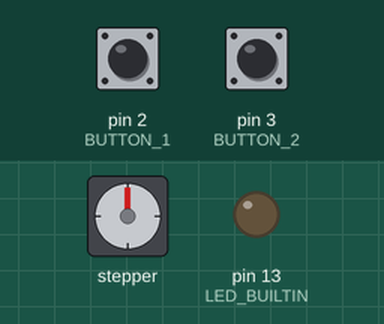
Simulated run of this sketch. Board: Arduino Uno, built with avr-gcc and run on an emulated ATmega328P. Parts: stepper motor, output pins drawn as LEDs (lit = HIGH). Wiring (from diagram.json): stepper motor driver (200 steps per turn assumed): step pin 9; direction pin 8. Dashed ring = blinking. Inputs (shaded band) come from the test bench; at power-on: pin 2 (BUTTON_1) LOW, pin 3 (BUTTON_2) LOW. Pins used as bus, display or sensor lines are not drawn.

Above: at 1.2 s.
1.3 s: pin 2 (BUTTON_1) pulled HIGH for 0.15 s
At 3.25 s:
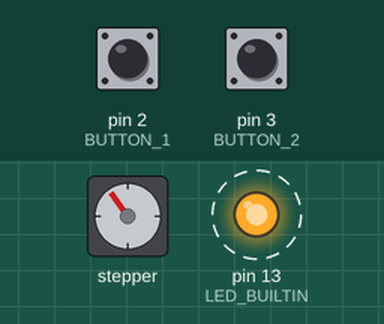
4.3 s: pin 3 (BUTTON_2) pulled HIGH for 3.2 s
At 6.8 s:
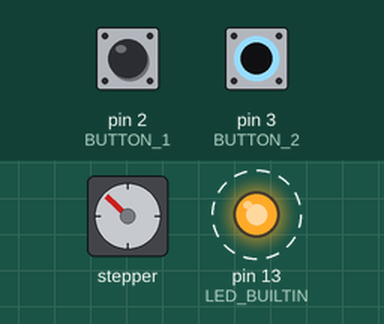
9.0 s: pin 2 (BUTTON_1) pulled HIGH for 3.2 s
At 11.5 s:
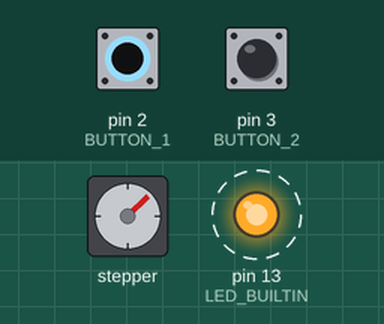
13.7 s: pin 3 (BUTTON_2) pulled HIGH for 0.15 s
At 15.65 s:
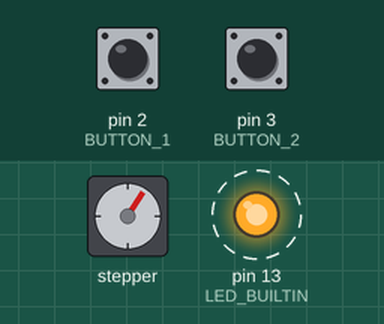
16.8 s: pin 2 (BUTTON_1) pulled HIGH for 1 s
At 17.6 s:
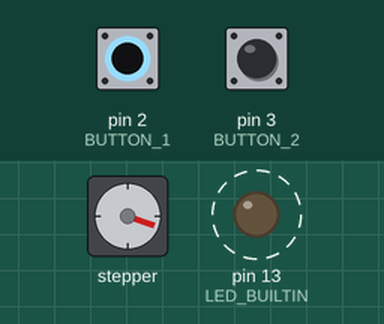
20.1 s: pin 2 (BUTTON_1) driven HIGH and pin 3 (BUTTON_2) driven HIGH
At 23.21 s:
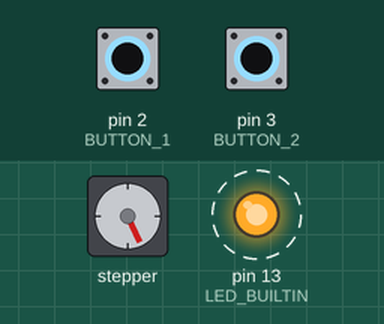
Timing chart, 0 to 30.4 s (numbered marks = the images above; inputs shaded):
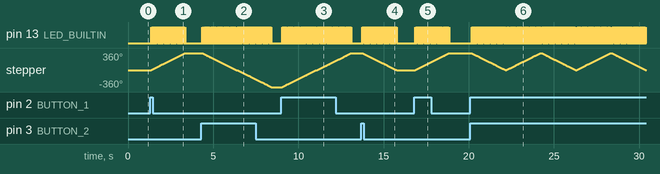

Measured:
- after the input at 1.3 s, pin 13 (LED_BUILTIN): alternates HIGH for 0.01 s and LOW for 0.01 s, 200 changes in all, then stays LOW, starting after 0.06 s; stepper: turns 360° clockwise in 2.0 s, starting after 0.05 s
- after the input at 4.3 s, pin 13 (LED_BUILTIN): alternates HIGH for 0.01 s and LOW for 0.01 s, 400 changes in all, then stays LOW, starting after 0.06 s; stepper: turns 720° counter-clockwise in 4.1 s, starting after 0.05 s
- after the input at 9.0 s, pin 13 (LED_BUILTIN): alternates HIGH for 0.01 s and LOW for 0.01 s, 400 changes in all, then stays LOW, starting after 0.06 s; stepper: turns 720° clockwise in 4.1 s, starting after 0.05 s
- after the input at 13.7 s, pin 13 (LED_BUILTIN): alternates HIGH for 0.01 s and LOW for 0.01 s, 200 changes in all, then stays LOW, starting after 0.06 s; stepper: turns 360° counter-clockwise in 2.0 s, starting after 0.05 s
- after the input at 16.8 s, pin 13 (LED_BUILTIN): alternates HIGH for 0.01 s and LOW for 0.01 s, 200 changes in all, then stays LOW, starting after 0.06 s; stepper: turns 360° clockwise in 2.0 s, starting after 0.05 s
- after the input at 20.1 s, pin 13 (LED_BUILTIN): alternates HIGH for 0.01 s and LOW for 0.01 s, starting after 0.06 s; stepper: turns 360° counter-clockwise in 2.0 s, then 360° clockwise in 2.0 s, then 360° counter-clockwise in 2.0 s, then 360° clockwise in 2.0 s, and so on

The sketch:

main.ino
```cpp
#define DIRECTION_PIN       8
#define STEP_PIN            9
#define NUMBER_OF_STEPS     200
#define PULSE_WIDTH_MICROS  20
#define MILLIS_BETW_STEPS   10
#define BUTTON_1            2
#define BUTTON_2            3

int statostart;
void setup() {
  digitalWrite(LED_BUILTIN, LOW);
  pinMode(DIRECTION_PIN, OUTPUT);
  pinMode(STEP_PIN, OUTPUT);
  pinMode(LED_BUILTIN, OUTPUT);
  pinMode(BUTTON_1, INPUT);
  pinMode(BUTTON_2, INPUT);
}

void loop() {

  if(digitalRead(BUTTON_1) == HIGH){
    delay(50);
    if(digitalRead(BUTTON_1) == HIGH){
    digitalWrite(DIRECTION_PIN, HIGH);
    for(int n = 0; n < NUMBER_OF_STEPS; n++) {
     digitalWrite(STEP_PIN, HIGH);
     delayMicroseconds(PULSE_WIDTH_MICROS);
     digitalWrite(STEP_PIN, LOW);
     delay(MILLIS_BETW_STEPS);
     digitalWrite(LED_BUILTIN, !digitalRead(LED_BUILTIN));
    }
  }
  }

  if(digitalRead(BUTTON_2) == HIGH){
    delay(50);
    if(digitalRead(BUTTON_2) == HIGH){
    digitalWrite(DIRECTION_PIN, LOW);
    for(int n = 0; n < NUMBER_OF_STEPS; n++) {
     digitalWrite(STEP_PIN, HIGH);
     delayMicroseconds(PULSE_WIDTH_MICROS);
     digitalWrite(STEP_PIN, LOW);
     delay(MILLIS_BETW_STEPS);
     digitalWrite(LED_BUILTIN, !digitalRead(LED_BUILTIN));
    }
  }
  }
}
```
